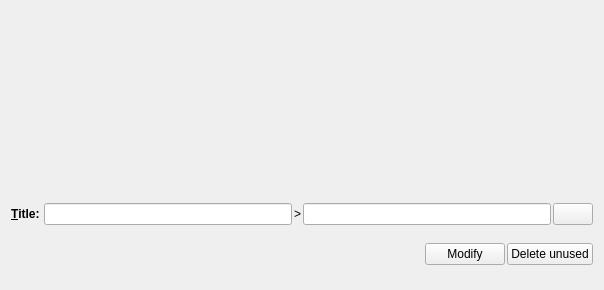
<?xml version="1.0" encoding="UTF-8"?>
<ui version="4.0">
 <author>
SPDX-FileCopyrightText: 2024 S. MANKOWSKI stephane@mankowski.fr
SPDX-FileCopyrightText: 2024 G. DE BURE support@mankowski.fr
SPDX-License-Identifier: GPL-3.0-or-later
 </author>
 <class>skgcategoriesplugin_base</class>
 <widget class="QWidget" name="skgcategoriesplugin_base">
  <property name="geometry">
   <rect>
    <x>0</x>
    <y>0</y>
    <width>604</width>
    <height>290</height>
   </rect>
  </property>
  <property name="windowTitle">
   <string>Categories</string>
  </property>
  <layout class="QVBoxLayout" name="verticalLayout_2">
   <property name="spacing">
    <number>2</number>
   </property>
   <item>
    <widget class="SKGFilteredTableView" name="kCategoriesView" native="true"/>
   </item>
   <item>
    <widget class="KSeparator" name="kseparator"/>
   </item>
   <item>
    <widget class="QFrame" name="frame">
     <property name="frameShape">
      <enum>QFrame::NoFrame</enum>
     </property>
     <property name="frameShadow">
      <enum>QFrame::Raised</enum>
     </property>
     <layout class="QVBoxLayout" name="verticalLayout">
      <property name="leftMargin">
       <number>0</number>
      </property>
      <property name="topMargin">
       <number>0</number>
      </property>
      <property name="rightMargin">
       <number>0</number>
      </property>
      <property name="bottomMargin">
       <number>0</number>
      </property>
      <item>
       <layout class="QHBoxLayout" name="_2">
        <property name="spacing">
         <number>2</number>
        </property>
        <item>
         <widget class="QLabel" name="kNameLbl">
          <property name="font">
           <font>
            <weight>75</weight>
            <bold>true</bold>
           </font>
          </property>
          <property name="text">
           <string notr="true">&amp;Title:</string>
          </property>
          <property name="buddy">
           <cstring>kNameInput1</cstring>
          </property>
         </widget>
        </item>
        <item>
         <widget class="QWidget" name="kFrame" native="true">
          <layout class="QHBoxLayout" name="kLayout">
           <property name="spacing">
            <number>2</number>
           </property>
           <property name="leftMargin">
            <number>0</number>
           </property>
           <property name="topMargin">
            <number>0</number>
           </property>
           <property name="rightMargin">
            <number>0</number>
           </property>
           <property name="bottomMargin">
            <number>0</number>
           </property>
          </layout>
         </widget>
        </item>
        <item>
         <widget class="QLineEdit" name="kNameInput1">
          <property name="sizePolicy">
           <sizepolicy hsizetype="Expanding" vsizetype="Fixed">
            <horstretch>0</horstretch>
            <verstretch>0</verstretch>
           </sizepolicy>
          </property>
          <property name="toolTip">
           <string>The category to modify</string>
          </property>
         </widget>
        </item>
        <item>
         <widget class="QLabel" name="kCatSeparator">
          <property name="text">
           <string>&gt;</string>
          </property>
          <property name="buddy">
           <cstring>kNameInput2</cstring>
          </property>
         </widget>
        </item>
        <item>
         <widget class="QLineEdit" name="kNameInput2">
          <property name="toolTip">
           <string>The sub category to add</string>
          </property>
         </widget>
        </item>
        <item>
         <widget class="QPushButton" name="kAdd"/>
        </item>
       </layout>
      </item>
      <item>
       <layout class="QHBoxLayout" name="horizontalLayout_2">
        <property name="spacing">
         <number>2</number>
        </property>
        <item>
         <spacer name="horizontalSpacer">
          <property name="orientation">
           <enum>Qt::Horizontal</enum>
          </property>
          <property name="sizeHint" stdset="0">
           <size>
            <width>0</width>
            <height>20</height>
           </size>
          </property>
         </spacer>
        </item>
        <item>
         <widget class="QPushButton" name="kModifyCategoryButton">
          <property name="toolTip">
           <string>Update selected categories (Shift+Enter)</string>
          </property>
          <property name="statusTip">
           <string>Update selected categories (Shift+Enter)</string>
          </property>
          <property name="text">
           <string comment="Verb, modify an item">Modify</string>
          </property>
         </widget>
        </item>
        <item>
         <widget class="QPushButton" name="kDeleteUnusedButton">
          <property name="toolTip">
           <string>Delete unused categories</string>
          </property>
          <property name="statusTip">
           <string>Delete unused categories</string>
          </property>
          <property name="text">
           <string comment="Verb, delete unused categories">Delete unused</string>
          </property>
         </widget>
        </item>
       </layout>
      </item>
     </layout>
    </widget>
   </item>
  </layout>
 </widget>
 <customwidgets>
  <customwidget>
   <class>KSeparator</class>
   <extends>QFrame</extends>
   <header>kseparator.h</header>
   <container>1</container>
  </customwidget>
  <customwidget>
   <class>SKGFilteredTableView</class>
   <extends>QWidget</extends>
   <header>skgfilteredtableview.h</header>
   <container>1</container>
  </customwidget>
 </customwidgets>
 <tabstops>
  <tabstop>kNameInput1</tabstop>
  <tabstop>kNameInput2</tabstop>
  <tabstop>kAdd</tabstop>
  <tabstop>kModifyCategoryButton</tabstop>
  <tabstop>kDeleteUnusedButton</tabstop>
 </tabstops>
 <resources/>
 <connections/>
 <slots>
  <slot>onDoubleClick()</slot>
  <slot>onAddCategory()</slot>
  <slot>onUpdateCategory()</slot>
  <slot>onEditorModified()</slot>
  <slot>cleanEditor()</slot>
  <slot>onDeleteUnused()</slot>
  <slot>onResetInternalFilter()</slot>
 </slots>
</ui>
